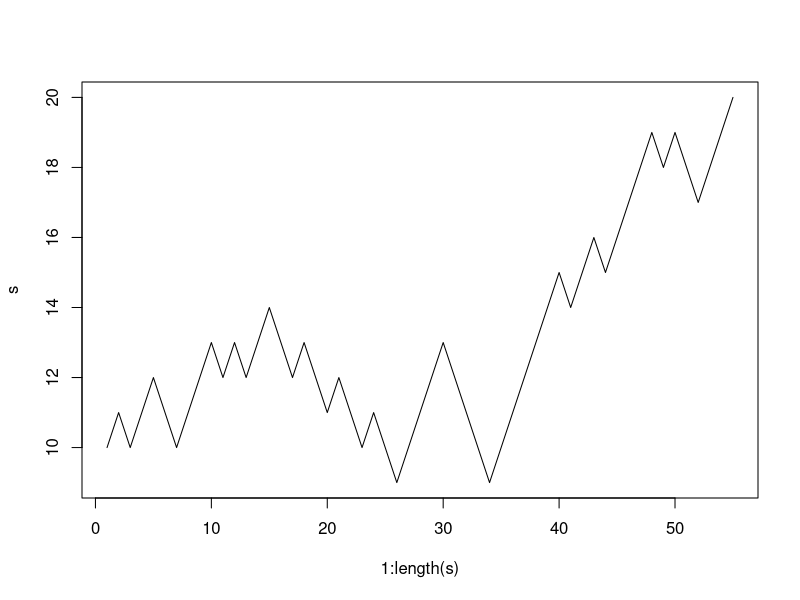

The R source for this figure:
# ex 3.19
p = 0.5
s.min = 0
s.max = 20
s.start = 10

random.walk = function (s) {
  u = runif(1)
  n = s[length(s)]
  if (u > p) {
    n = n -1
  } else {
    n = n + 1
  }
  if (n <= s.min || n >= s.max) {
    return(c(s, n))
  } else {
    return(random.walk(c(s,n))) 
  }
}

s = random.walk(s.start)
plot(y = s, x = 1:length(s), type="l")